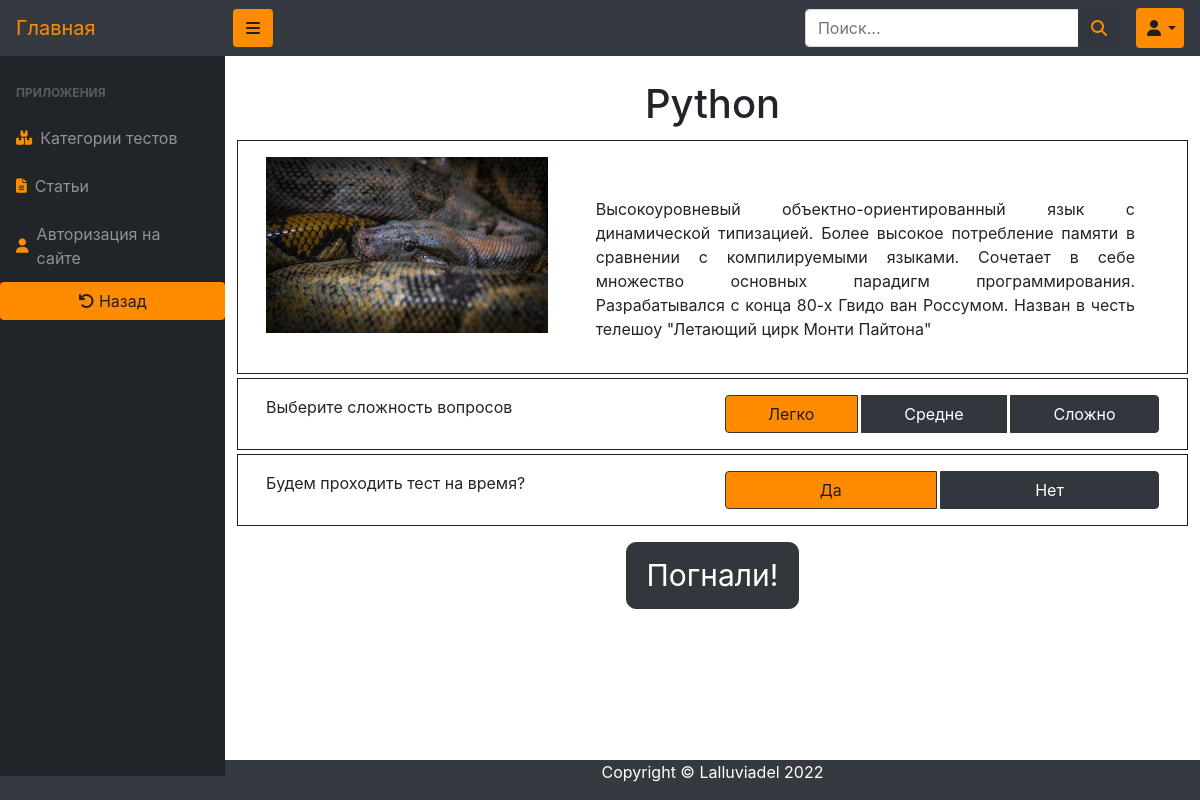
The app's page /questions/start_test/1/ with its own data.
### questions/models.py (models this page shows, shortened)
class QuestionCategory(models.Model):
    name = models.CharField(max_length=64)
    description = models.TextField(blank=True)
    image = models.ImageField(upload_to=category_image_path, blank=True)
    available = models.BooleanField(default=True)
    @property
    def image_url(self):
        if self.image and hasattr(self.image, 'url'):
            return self.image.url

### questions/views.py (the view)
# urls.py: path('start_test/<int:pk>/', CategoryView.as_view(), name='start_test'),
class CategoryView(ListView):
    model = QuestionCategory
    template_name = 'questions/start_test.html'
    def get_context_data(self, *args, **kwargs):
        context = super().get_context_data(**kwargs)
        current_category = get_object_or_404(QuestionCategory, pk=self.kwargs.get('pk'))
        context['category'] = current_category
        context['title'] = f'Категория {current_category.name}'
        return context

### questions/context_processors.py (called while the page is built)
def categories(request):
    return {
        'categories': QuestionCategory.objects.all(),
    }

def users(request):
    return {
        'users': MyUser.objects.all(),
    }

def questions(request):
    return {
        'questions': Question.objects.all(),
    }

### questions/templates/questions/start_test.html (shortened to what this page needs)
{% extends 'questions/base.html' %}
{% load static %}
{% block content %}
    <div id="layoutSidenav_content">
        <main>
            <div class="container-fluid main">
                <div class="row header-h2 justify-content-center text-center">
                    <div class="col-lg all-width">
                        <h1 class="mt-4">{{ category.name }}</h1>
                    </div>
                </div>
                <div class="row main p-3 border border-grey mt-1">
                    <div class="col-md-4">
                        <img class="img-fluid img-rounded"
                             src="{{ category.image_url }}" alt=""/>
                    </div>
                    <div class="col-md-8 mt-3">
                        <div class="container-fluid pt-4 pb-3 text-wrap text-justify text-break">
                            {{ category.description }}
                        </div>
                    </div>
                </div>
                <div class="row main p-3 border border-grey mt-1">
                    <div class="col-md-6">
                        Выберите сложность вопросов
                    </div>
                    <div class="col-md-6">
                        <div class="btn-group btn-group-toggle btn-block" data-toggle="buttons">
                            <label class="btn btn-primary active mr-1">
                                Легко
                            </label>
                            <label class="btn btn-primary mr-1">
                                <input type="radio" name="options" id="option2" autocomplete="off"> Средне
                            </label>
                            <label class="btn btn-primary">
                                <input type="radio" name="options" id="option3" autocomplete="off"> Сложно
                            </label>
                        </div>
                    </div>
                </div>
                <div class="row main p-3 border border-grey mt-1">
                    <div class="col-md-6">
                        Будем проходить тест на время?
                    </div>
                    <div class="col-md-6 in-center">
                        <div class="btn-group btn-group-toggle btn-block" data-toggle="buttons">
                            <label class="btn btn-primary active mr-1">
                                       checked> Да
                            </label>
                            <label class="btn btn-primary">
                                <input type="radio" name="options" id="option_no" autocomplete="off"> Нет
                            </label>
                        </div>
                    </div>
                </div>
                <div class="col-lg-12 text-center">
                    <a class='btn btn-primary btn-xl mt-3 mb-1'
                       href='{% url 'questions:test_body' category.id %}'>Погнали!</a>
                </div>
            </div>
        </main>
        {% include 'questions/includes/footer.html' %}
    </div>
{% endblock %}

### static/css/admin.css (style rules this page uses)
.btn-orange, label.active { background: #FF8C00 !important; color: #211f1c !important; outline: none; }
.border-grey { border-color: #211f1c !important; box-shadow: black; }
.btn-xl { padding: 10px 20px; font-size: 30px; border-radius: 10px; }

### records on screen
QuestionCategory: name "Python", image_url (picture), description "Высокоуровневый объектно-ориентированный язык с динамической типизацией. Более высокое потребление памяти в сравнении с компилируемыми языками. Сочетает в себе множество основных парадигм программирования. Разрабатывался с конца 80-х Гвидо ван Россумом. Назван в честь телешоу \"Летающий цирк Монти Пайтона\""
